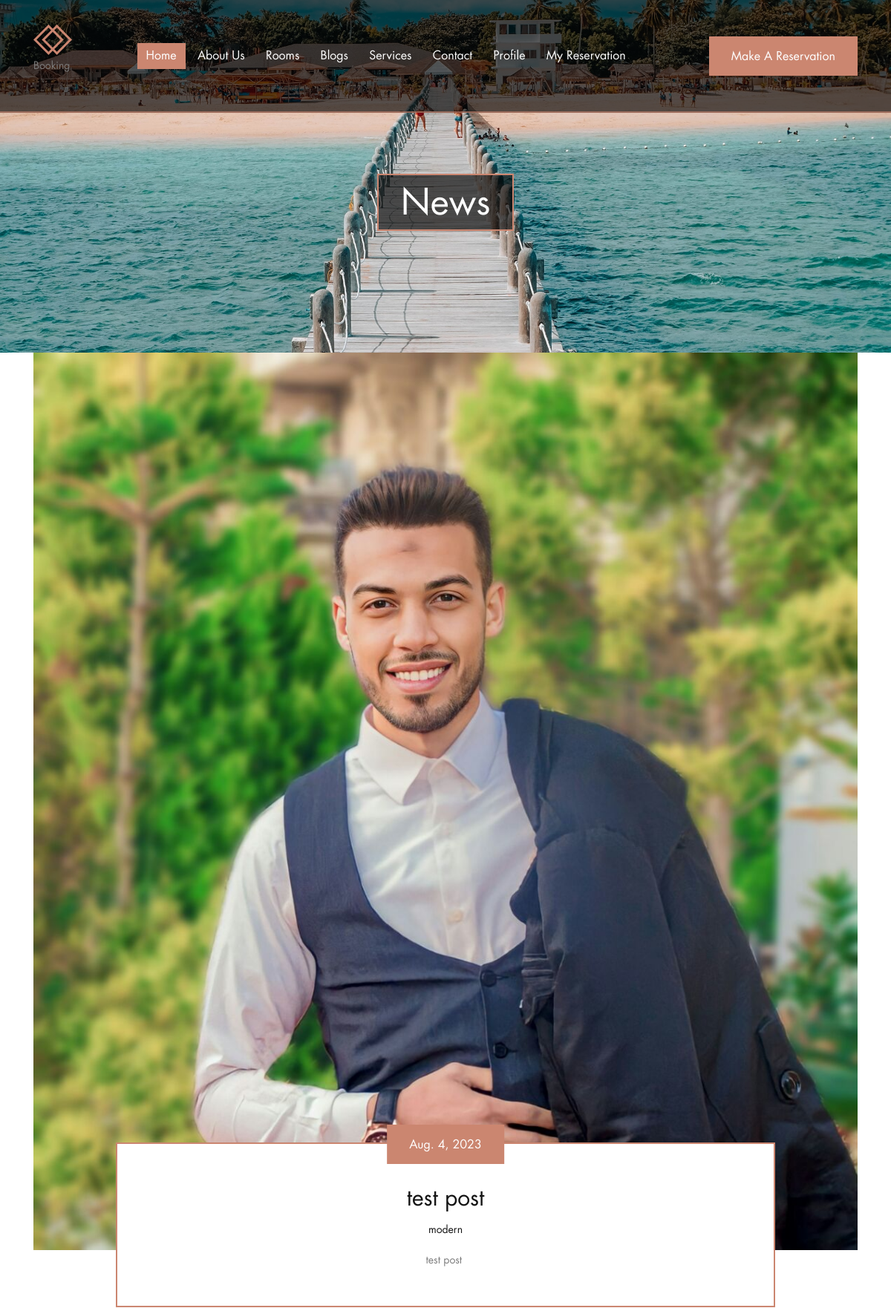
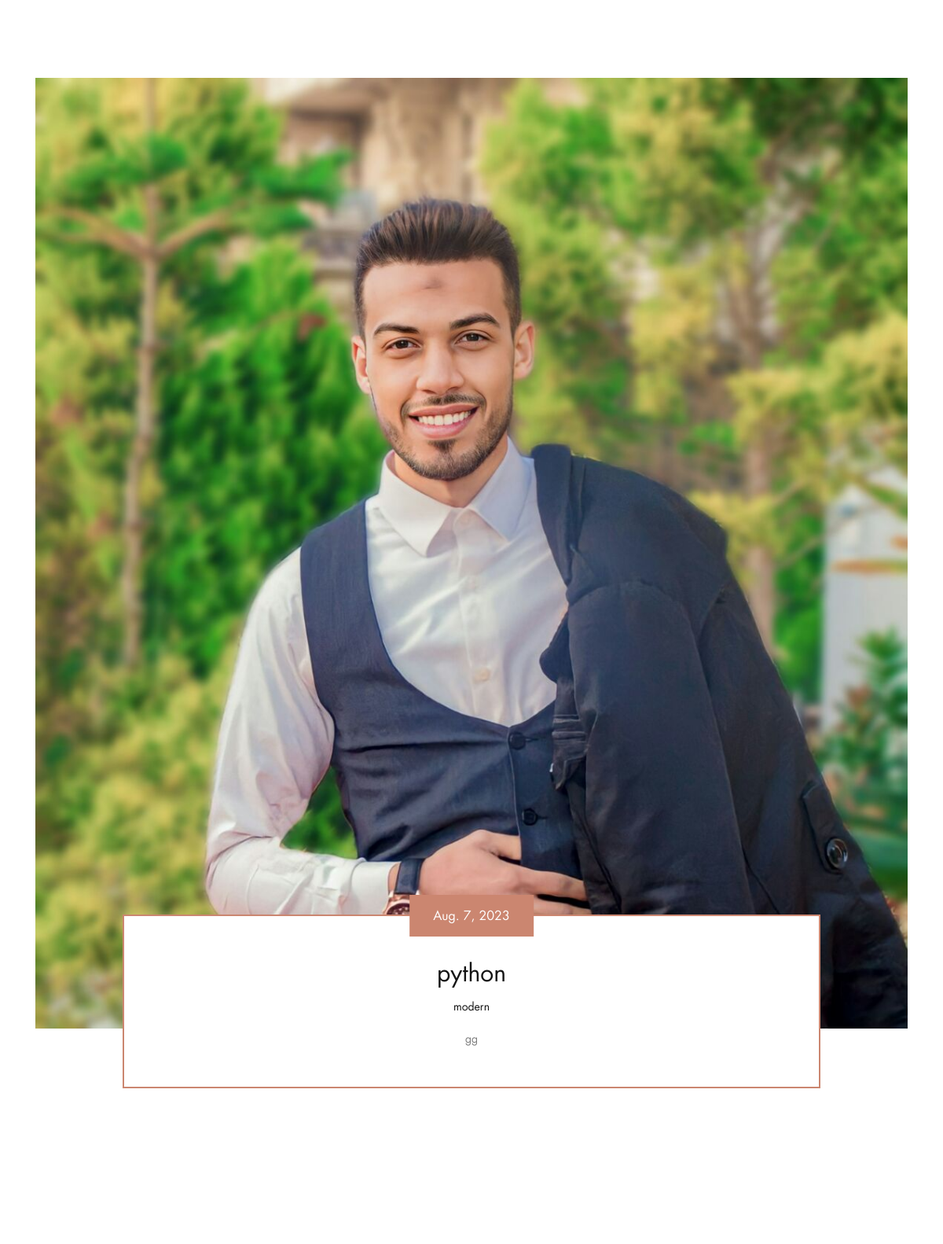
Screenshot of /blog/ (upper part) with the database file from the repository (2 pictures, top to bottom).
### settings/models.py (models this page shows, shortened)
class Settings(models.Model):
    site_name = models.CharField(max_length=50)
    logo = models.ImageField(upload_to='home_page/')
    email = models.EmailField(max_length=254)
    image = models.ForeignKey('Image',related_name='home_page_image',on_delete=models.CASCADE, null=True, blank=True)
    phone_number = models.CharField(max_length=20)
    description = models.TextField(max_length=200 )
    address = models.CharField(max_length=500 , default= 'Egypt')
    fb_link = models.URLField(max_length=200)
    tw_link = models.URLField(max_length=200)
    in_link = models.URLField(max_length=200)
    address_2 = models.CharField(max_length = 300 ,default= 'Egypt')

### blog/models.py (models this page shows, shortened)
class Post(models.Model):
    author = models.ForeignKey(User,related_name='post_author',on_delete=models.CASCADE)
    title = models.CharField(max_length=150, unique= True)
    image = models.ImageField(upload_to='post/')
    tag = TaggableManager()
    created_at = models.DateTimeField(default=timezone.now)
    residency_programme = models.TextField(max_length=10000)
    category = models.ForeignKey('Category',related_name='post_category',on_delete=models.CASCADE)
    slug = models.SlugField(null= True, blank= True)
    def get_absolute_url(self):
        return reverse("blog:post_detail", kwargs={"slug": self.slug})

class Category(models.Model):
    name = models.CharField(max_length=100)
    def __str__(self):
        return self.name

### blog/views.py (the view)
# urls.py: path('', views.post_list, name='post_list'),
def post_list(request):
    posts = Post.objects.all()
    return render(request,'blog/post_list.html', {'posts':posts })

### blog/templates/blog/post_list.html (shortened to what this page needs)
{% extends 'base.html' %}
{% load static %}
{% block body %}
    <section class="breadcumb-area bg-img d-flex align-items-center justify-content-center" style="background-image: url({% static 'img/bg-img/bg-7.jpg'%} );">
        <div class="bradcumbContent">
            <h2>News</h2>
        </div>
    </section>
    <div class="blog-area section-padding-0-100">
        <div class="container">
            <div class="row">
                <div class="col-12">
                    <div class="palatin-blog-posts">
                    {% for post in posts %}
                        <div class="single-blog-post mb-100 wow fadeInUp" data-wow-delay="100ms">
                            <div class="blog-post-thumb">
                                <img src={{post.image.url}} alt="">
                            </div>
                            <div class="post-content">
                                <a href="{{post.get_absolute_url}}" class="post-date btn palatin-btn">{{post.created_at|date}}</a>
                                <a href="{{post.get_absolute_url}}" class="post-title">{{post.title}}</a>
                                <div class=" d-flex justify-content-center">
                                    <a href="{{post.get_absolute_url}}" class="post-catagory">{{post.category}}</a>
                                </div>
                                <p>{{post.residency_programme|safe|truncatewords:2}}</p>
                            </div>
                        </div>
                    {% endfor %}
                    </div>
                </div>
                </div>
            </div>
        </div>
{% endblock body %}

### templates/base.html (shortened to what this page needs)
{% load static %}
<!DOCTYPE html>
<html lang="en">
<head>
    <link rel="stylesheet" href="{% static 'style.css' %}">
</head>
<body>
    <header class="header-area">
        <div class="palatin-main-menu">
            <div class="classy-nav-container breakpoint-off">
                <div class="container">
                    <nav class="classy-navbar justify-content-between" id="palatinNav">
                        <a href="{%url 'settings:home' %}" class="nav-brand"><img src="{{my_footer.logo.url}}" alt="My image"><p>Booking</p></a>
                        <div class="classy-menu">
                            <div class="classynav">
                                <ul>
                                    <li class="active"><a href="{%url 'settings:home' %}">Home</a></li>
                                    <li><a href="{%url 'settings:about_us'%}">About Us</a></li>
                                    <li><a href="{%url 'unit:unit_list' %}">Rooms</a></li>
                                    <li><a href="{%url 'blog:post_list' %}">Blogs</a></li>
                                    <li><a href="{%url 'settings:services'%}">Services</a></li>
                                    <li><a href="{%url 'settings:contact'%}">Contact</a></li>
                                    <li><a href="{%url 'accounts:profile'%}">Profile</a></li>
                                    <li><a href="{%url 'accounts:my_reservation'%}">My Reservation</a></li>
                                </ul>
                                <div class="menu-btn">
                                    <a href="{%url 'unit:unit_list' %}" class="btn palatin-btn">Make a Reservation</a>
                                </div>
                            </div>
                        </div>
                    </nav>
                </div>
            </div>
        </div>
    </header>
    {% block body %}
    {% endblock body %}
</body>
</html>

### static/style.css (style rules this page uses)
* { margin: 0; padding: 0; }
body { font-family: "FuturaLT-Book"; font-size: 14px; }
h1, h2, h3, h4, h5, h6 { color: #363636; line-height: 1.3; font-weight: 400; }
p { color: #7d7d7d; font-size: 14px; line-height: 2.1; font-weight: 400; }
a, a:hover, a:focus { -webkit-transition-duration: 500ms; transition-duration: 500ms; text-decoration: none; outline: 0 solid transparent; color: #141414; font-weight: 400; font-size: 14px; }
ul, ol { margin: 0; }
ul li, ol li { list-style: none; }
img { height: auto; max-width: 100%; }
.mb-100 { margin-bottom: 100px !important; }
.section-padding-0-100 { padding-top: 0; padding-bottom: 100px; }
.bg-img { background-position: center center; background-size: cover; background-repeat: no-repeat; }
.palatin-btn { background-color: #cb8670; -webkit-transition-duration: 500ms; transition-duration: 500ms; position: relative; z-index: 1; display: inline-block; min-width: 123px; height: 53px; color: #ffffff; border: none; border-radius: 0; padding: 0 30px; font-size: 16px; line-height: 53px; text-transform: capitalize; }
.header-area { position: absolute; z-index: 100; width: 100%; top: 0; left: 0; z-index: 1000; }
.header-area .palatin-main-menu { position: relative; width: 100%; background-color: rgba(0, 0, 0, 0.63); border-bottom: 2px solid rgba(203, 134, 112, 0.63); }
.header-area .palatin-main-menu .classy-nav-container { background-color: transparent; }
.header-area .palatin-main-menu .classy-navbar { -webkit-transition-duration: 300ms; transition-duration: 300ms; background-color: transparent; height: 150px; padding: 0; }
.header-area .palatin-main-menu .classy-navbar .classynav ul li a { text-transform: capitalize; color: #ffffff; font-size: 16px; background-color: transparent; }
.header-area .palatin-main-menu .classy-navbar .classynav ul li.active a { color: #ffffff; background-color: #cb8670; }
.header-area .palatin-main-menu .classy-navbar .menu-btn { margin-left: 100px; }
.header-area .palatin-main-menu .classy-navbar .menu-btn a { color: #ffffff; font-size: 16px; }
.breadcumb-area { position: relative; z-index: 10; width: 100%; height: 475px; }
.breadcumb-area .bradcumbContent { margin-top: 70px; }
.breadcumb-area .bradcumbContent h2 { font-size: 48px; color: #ffffff; margin-bottom: 0; padding: 5px 30px; border: 2px solid #cb8670; background-color: rgba(0, 0, 0, 0.63); }
.single-blog-post { position: relative; z-index: 10; }
.single-blog-post .blog-post-thumb { position: relative; z-index: 1; }
.single-blog-post .post-content { position: relative; z-index: 1; width: 80%; border: 2px solid #cb8670; padding: 50px 40px 30px; left: 10%; text-align: center; margin-top: -145px; background-color: #ffffff; }
.single-blog-post .post-content .post-date { position: absolute; left: 50%; top: -26.5px; -webkit-transform: translateX(-50%); transform: translateX(-50%); }
.single-blog-post .post-content .post-title { font-size: 30px; display: block; margin-bottom: 10px; }

### rows the page displays
Settings: logo (picture)
Post: image (picture), created_at "Aug. 4, 2023", title "test post", category "modern", residency_programme "test post"
Post: image (picture), created_at "Aug. 7, 2023", title "python", category "modern", residency_programme "gg"
